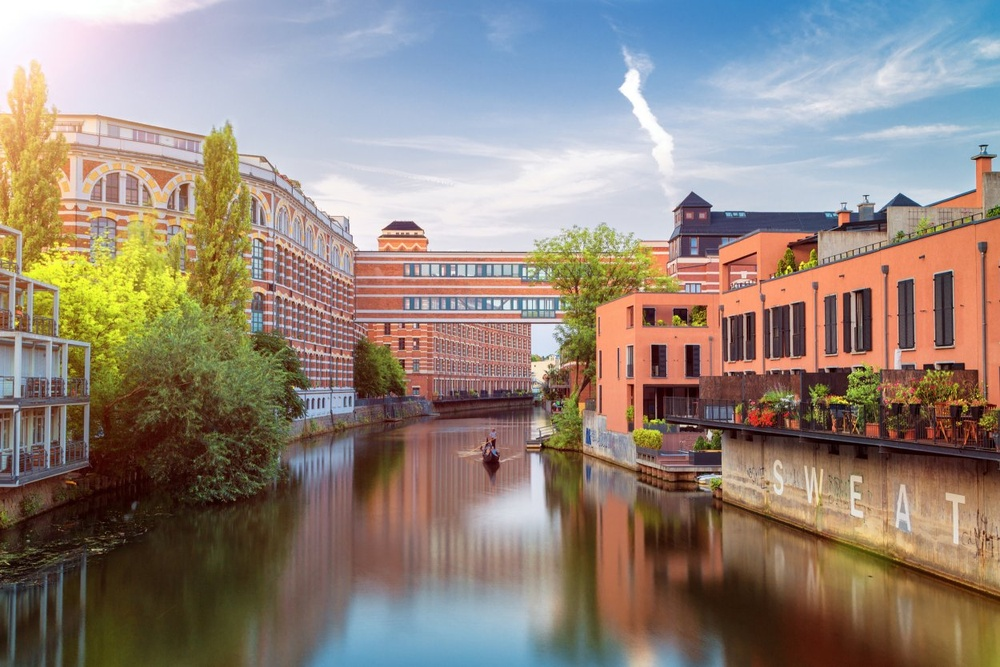
#> input picture Vortrag/test3.jpg, 1000 x 667 px, shrunk from 1250 x 834 before the run
$ python non_photorealistic.py
#> lines starting #> are read from the running program, lines starting #| are printed output that depends on the picture
import cv2
import numpy as np
img = cv2.imread("test3.jpg")
#> img is the input picture: shape (667, 1000, 3); mean B, G, R 123, 133.2, 146.4
cv2.imshow("test", img)
# sketch_gray, sketch_color = cv2.pencilSketch(img, sigma_s=60, sigma_r=0.07, shade_factor=0.0)

def increase_brightness(img, value=30):
#> called with value = 0
    hsv = cv2.cvtColor(img, cv2.COLOR_BGR2HSV)
#> hsv: shape (667, 1000, 3); mean H, S, V 58.8, 97.5, 161.7
    h, s, v = cv2.split(hsv)
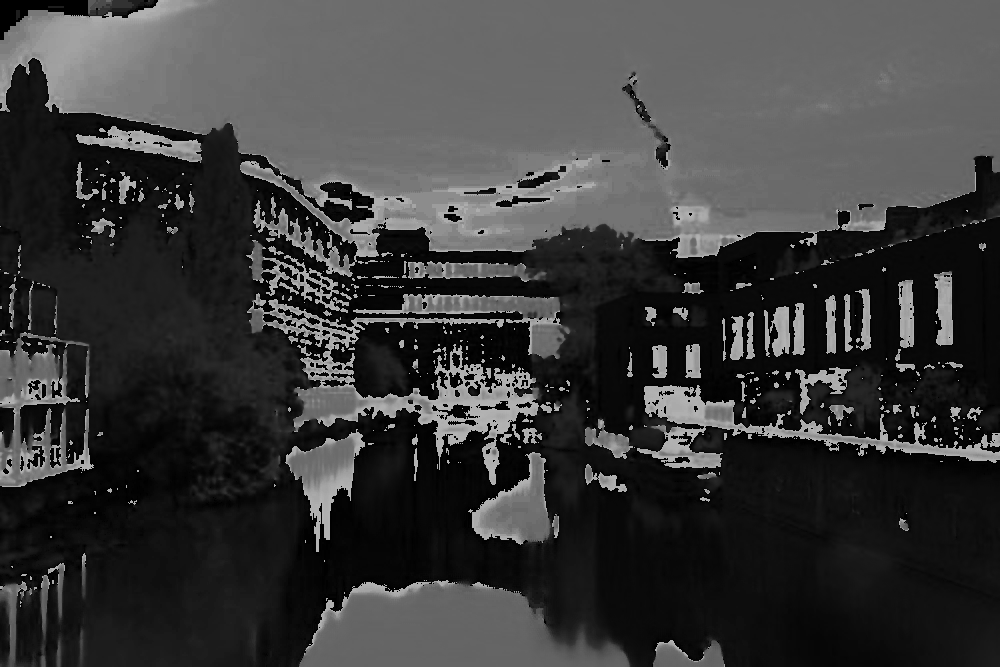
#> h: shape (667, 1000); min 0, max 179, mean 58.8
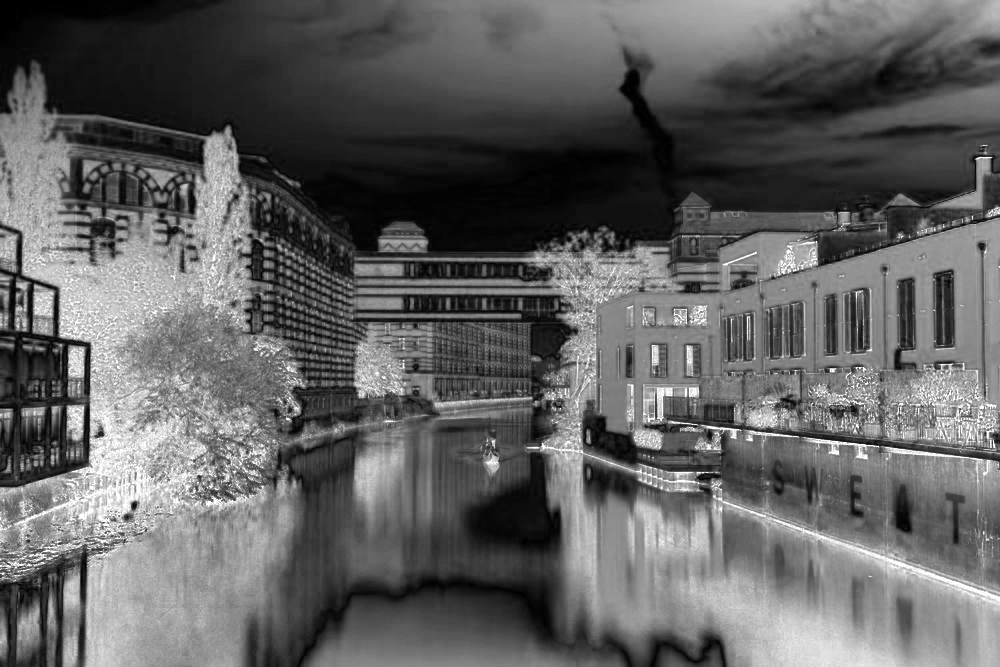
#> s: shape (667, 1000); min 0, max 255, mean 97.5
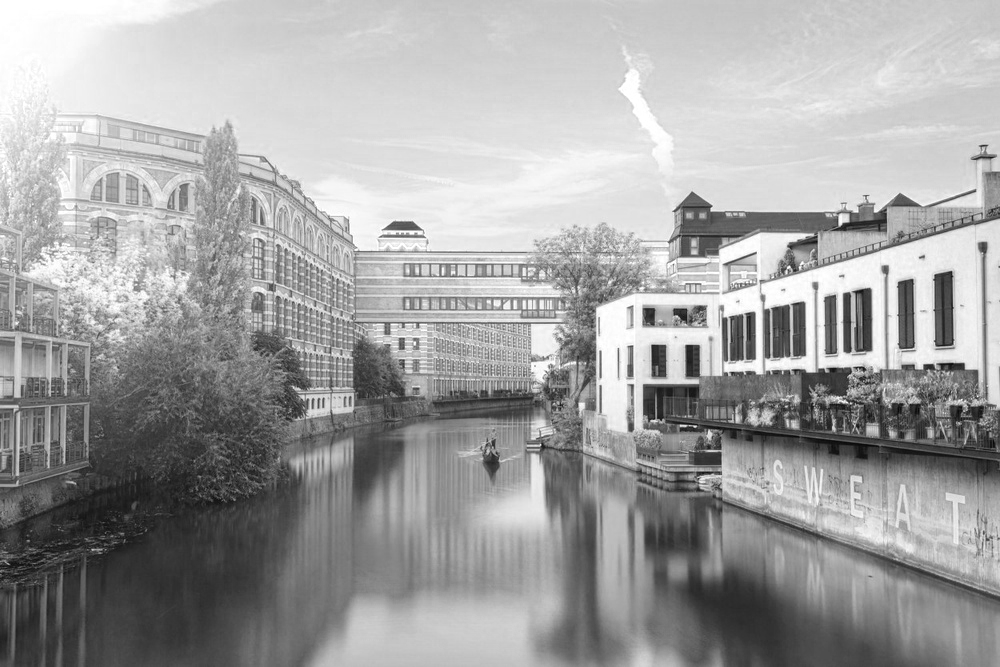
#> v: shape (667, 1000); min 6, max 255, mean 161.7

    lim = 255 - value
    v[v > lim] = 255
    v[v <= lim] += value

    final_hsv = cv2.merge((h, s, v))
    img = cv2.cvtColor(final_hsv, cv2.COLOR_HSV2BGR)
    return img

image = increase_brightness(img, value=0)
cv2.imshow("bright", image)
output = cv2.blur(image,(5,5))
output = cv2.stylization(output, sigma_s=60, sigma_r=0.05)
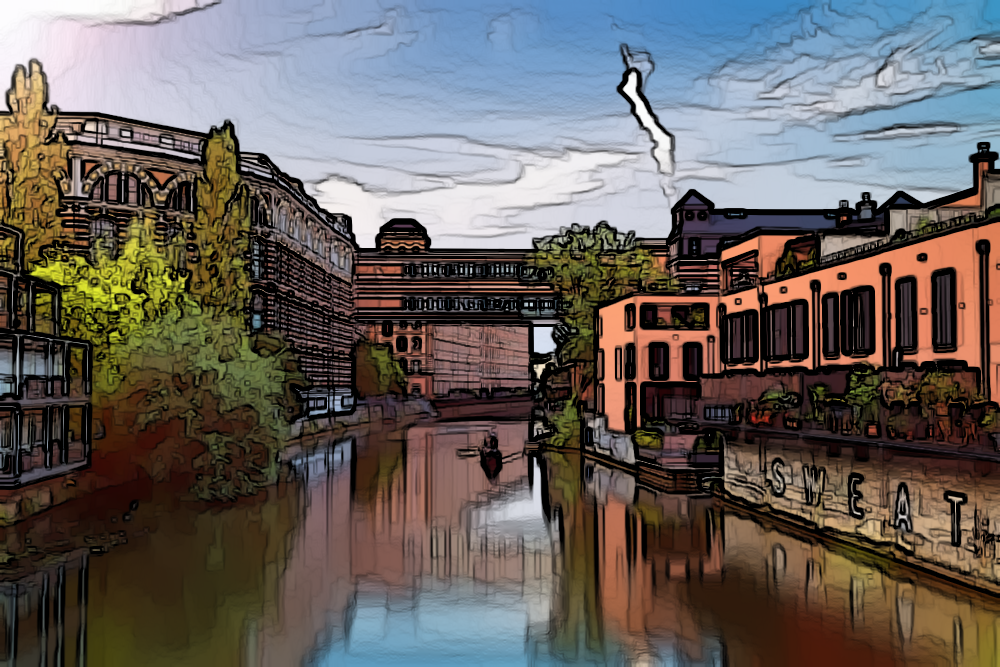
#> output: shape (667, 1000, 3); mean B, G, R 92.6, 96.7, 103

cv2.imshow("output", output)

cv2.waitKey()

$ run again, with Vortrag/faces.jpg copied over Vortrag/test3.jpg
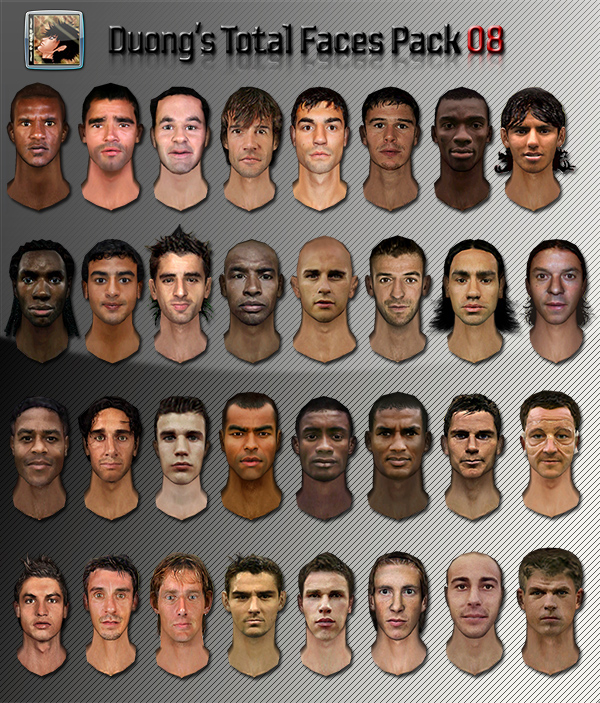
#> input picture Vortrag/faces.jpg, 600 x 703 px
#> img is the input picture: shape (703, 600, 3); mean B, G, R 97.8, 108.4, 125.3
#> hsv: shape (703, 600, 3); mean H, S, V 21.2, 60.8, 125.5
#> in increase_brightness, `h, s, v = cv2.split(hsv)`:
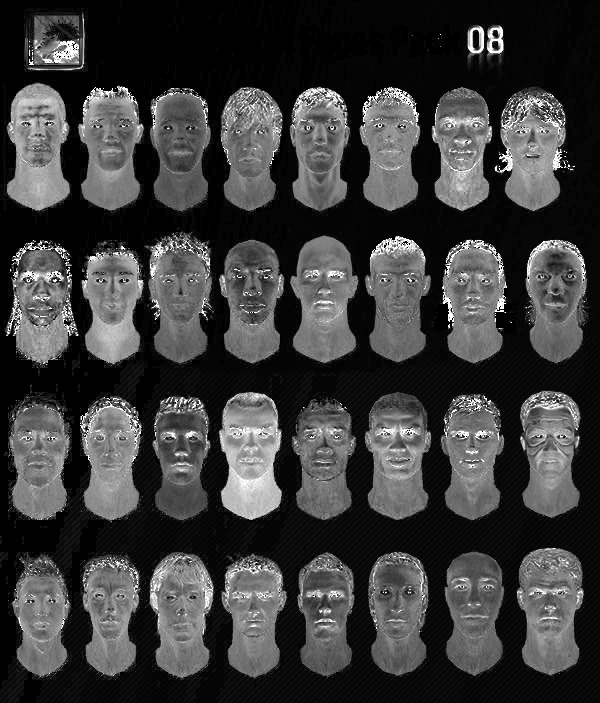
#> s: shape (703, 600); min 0, max 255, mean 60.8
#> `output = cv2.stylization(output, sigma_s=60, sigma_r=0.05)`:
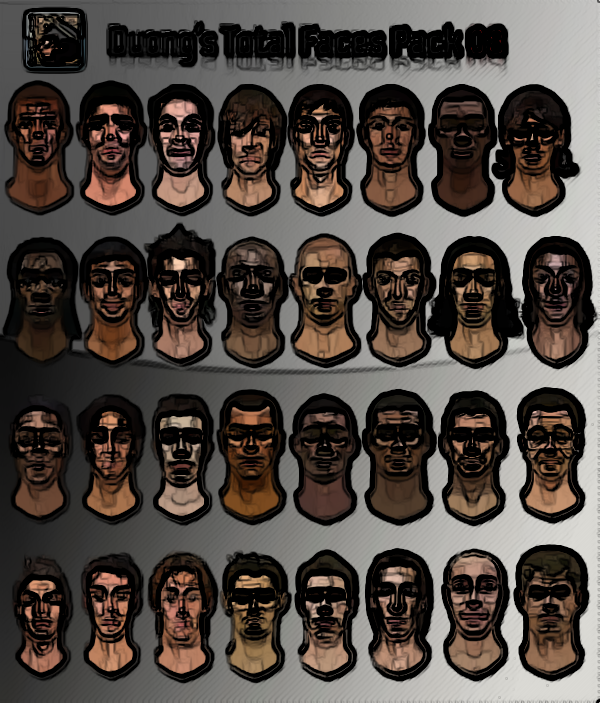
#> output: shape (703, 600, 3); mean B, G, R 65.8, 71.3, 79.3
